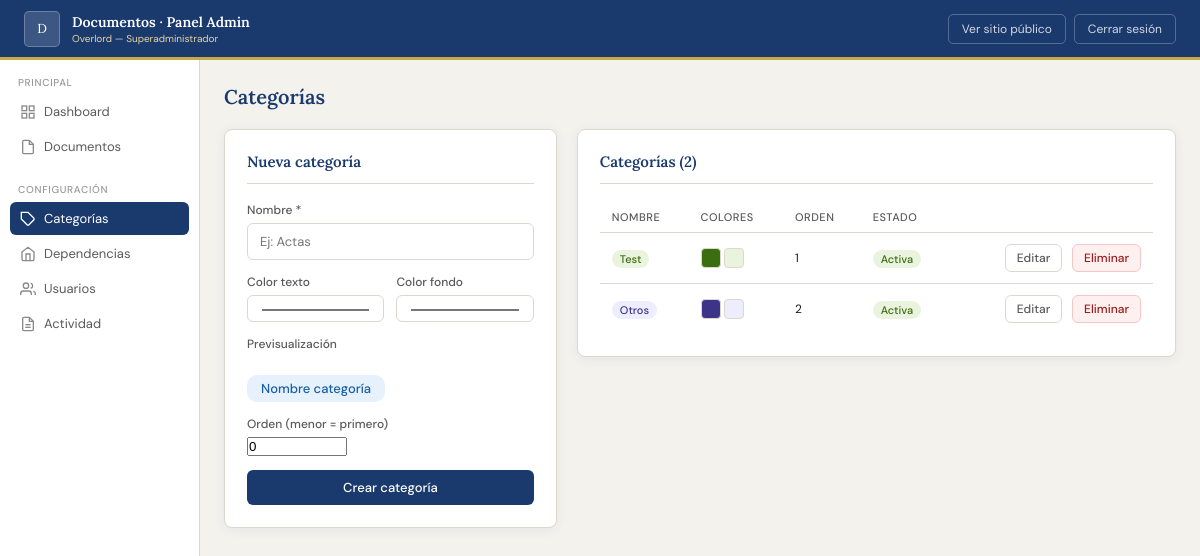
/public/admin/categorias.php (signed in), run on the app's committed database.
### tables this page shows
CREATE TABLE categorias (
  id       INT UNSIGNED AUTO_INCREMENT PRIMARY KEY,
  nombre   VARCHAR(100) NOT NULL UNIQUE,
  color_texto VARCHAR(7) NOT NULL DEFAULT '#185FA5',
  color_fondo VARCHAR(7) NOT NULL DEFAULT '#E6F1FB',
  activo   TINYINT(1)  NOT NULL DEFAULT 1,
  orden    SMALLINT    NOT NULL DEFAULT 0,
  creado_en TIMESTAMP  NOT NULL DEFAULT CURRENT_TIMESTAMP
);

### src/Auth.php (called while the page is built, shortened)
<?php
class Auth
{
    private static array $permisos = [
        'superadmin' => [
            'documentos.ver', 'documentos.subir', 'documentos.eliminar',
            'usuarios.ver',   'usuarios.crear',   'usuarios.editar', 'usuarios.eliminar',
            'categorias.ver', 'categorias.crear',  'categorias.editar', 'categorias.eliminar',
            'dependencias.ver','dependencias.crear','dependencias.editar','dependencias.eliminar',
            'log.ver',
        ],
        'editor' => [
            'documentos.ver', 'documentos.subir',
            'categorias.ver', 'dependencias.ver',
        ],
        'viewer' => [
            'documentos.ver',
            'categorias.ver', 'dependencias.ver',
        ],
    ];
    public static function check(): bool
    {
        return !empty($_SESSION['auth']['id']);
    }
    public static function can(string $permiso): bool
    {
        $rol = $_SESSION['auth']['rol'] ?? '';
        return in_array($permiso, self::$permisos[$rol] ?? [], true);
    }
}

### src/bootstrap.php (called while the page is built, shortened)
<?php
spl_autoload_register(function (string $class): void {
    $file = SRC_PATH . '/' . $class . '.php';
});
require_once SRC_PATH . '/Helpers.php';
require_once SRC_PATH . '/Models.php';

### src/Models.php (called while the page is built, shortened)
<?php
class Category
{
    public static function all(bool $soloActivas = false): array
    {
        $where = $soloActivas ? 'WHERE activo = 1' : '';
        return Database::all("SELECT * FROM categorias $where ORDER BY orden, nombre");
    }
}

### src/Database.php (called while the page is built, shortened)
<?php
class Database
{
    private static ?PDO $instance = null;
    public static function getInstance(): PDO
    {
        if (self::$instance === null) {
            $dsn = sprintf(
                'mysql:host=%s;dbname=%s;charset=%s',
                DB_HOST, DB_NAME, DB_CHARSET
            );
            try {
                self::$instance = new PDO($dsn, DB_USER, DB_PASS, [
                    PDO::ATTR_ERRMODE            => PDO::ERRMODE_EXCEPTION,
                    PDO::ATTR_DEFAULT_FETCH_MODE => PDO::FETCH_ASSOC,
                    PDO::ATTR_EMULATE_PREPARES   => false,
                    PDO::MYSQL_ATTR_FOUND_ROWS   => true,
                ]);
            } catch (PDOException $e) {
                $msg = APP_ENV === 'development'
                    ? $e->getMessage()
                    : 'Error de conexión a la base de datos.';
                http_response_code(500);
                die(self::errorHtml($msg));
            }
        }
        return self::$instance;
    }
    public static function query(string $sql, array $params = []): PDOStatement
    {
        $stmt = self::getInstance()->prepare($sql);
        $stmt->execute($params);
        return $stmt;
    }
    public static function all(string $sql, array $params = []): array
    {
        return self::query($sql, $params)->fetchAll();
    }
}

### src/Helpers.php (called while the page is built, shortened)
<?php
function e(string $s): string
{
    return htmlspecialchars($s, ENT_QUOTES, 'UTF-8');
}

### public/admin/categorias.php (the view, shortened to what this page needs)
<?php
require_once __DIR__ . '/../../src/bootstrap.php';
$categorias = Category::all();
include_once TPL_PATH . '/layout_admin_top.php';
?>
<div class="page-title">Categorías</div>
<div class="grid-2">
  <?php if (Auth::can('categorias.crear')): ?>
  <div class="card">
    <div class="card-title">Nueva categoría</div>
    <form method="post">
      <div class="form-group">
        <label>Nombre *</label>
        <input type="text" name="nombre" required placeholder="Ej: Actas">
      </div>
      <div class="form-row">
        <div class="form-group">
          <label>Color texto</label>
          <input type="color" name="color_texto" value="#185FA5" id="color_texto">
        </div>
        <div class="form-group">
          <label>Color fondo</label>
          <input type="color" name="color_fondo" value="#E6F1FB" id="color_fondo">
        </div>
      </div>
      <div class="form-group">
        <label>Previsualización</label><br>
        <span class="badge" id="cat-preview"
              style="color:#185FA5;background:#E6F1FB;font-size:13px;padding:5px 14px">
          Nombre categoría
        </span>
      </div>
      <div class="form-group">
        <label>Orden (menor = primero)</label>
        <input type="number" name="orden" value="0" style="max-width:100px">
      </div>
      <button type="submit" class="btn btn-primary btn-full">Crear categoría</button>
    </form>
  </div>
  <?php endif; ?>
  <div class="card">
    <div class="card-title">Categorías (<?= count($categorias) ?>)</div>
    <table class="tabla">
      <thead>
        <tr><th>Nombre</th><th>Colores</th><th>Orden</th><th>Estado</th><th></th></tr>
      </thead>
      <tbody>
      <?php foreach ($categorias as $c): ?>
        <tr>
          <td>
            <span class="badge"
                  style="color:<?= e($c['color_texto']) ?>;background:<?= e($c['color_fondo']) ?>">
              <?= e($c['nombre']) ?>
            </span>
          </td>
          <td>
            <span class="color-preview" style="background:<?= e($c['color_texto']) ?>"
                  title="Texto: <?= e($c['color_texto']) ?>"></span>
            <span class="color-preview" style="background:<?= e($c['color_fondo']) ?>"
                  title="Fondo: <?= e($c['color_fondo']) ?>"></span>
          </td>
          <td style="font-size:12px"><?= $c['orden'] ?></td>
          <td>
            <span class="badge" style="<?= $c['activo']
              ? 'background:#eaf3de;color:#3b6d11'
              : 'background:#f1efe8;color:#999' ?>">
              <?= $c['activo'] ? 'Activa' : 'Inactiva' ?>
            </span>
          </td>
          <td class="acciones">
            <?php if (Auth::can('categorias.editar')): ?>
              <button class="btn btn-sm btn-outline"
                      onclick="editarCategoria(<?= htmlspecialchars(json_encode($c), ENT_QUOTES) ?>)">
                Editar
              </button>
            <?php endif; ?>
            <?php if (Auth::can('categorias.eliminar')): ?>
              <form method="post" style="display:inline">
                <button type="submit" class="btn btn-sm btn-danger"
                        data-confirm="¿Eliminar «<?= e($c['nombre']) ?>»?">
                  Eliminar
                </button>
              </form>
            <?php endif; ?>
          </td>
        </tr>
      <?php endforeach; ?>
      </tbody>
    </table>
  </div>
</div>
<?php include_once TPL_PATH . '/layout_admin_bottom.php'; ?>

### public/assets/css/admin.css (style rules this page uses)
:root { --azul: #1a3a6e; --azul-2: #2a5298; --oro: #c9a84c; --oro-cl: #e8d5a3; --bg: #f4f2ed; --bg-card: #ffffff; --texto: #1c1c1c; --texto-2: #5a5a5a; --texto-3: #999; --borde: #ddd8cc; --verde: #3b6d11; --rojo: #9b1c1c; --rojo-bg: #fff0f0; --rojo-b: #f5c6c6; --radius: 8px; --shadow: 0 2px 12px rgba(26,58,110,.07); }
*, *::before, *::after { box-sizing: border-box; margin: 0; padding: 0; }
body { font-family: 'DM Sans', sans-serif; background: var(--bg); color: var(--texto); font-size: 14px; min-height: 100vh; }
.page-title { font-family: 'Lora', serif; font-size: 20px; font-weight: 600; color: var(--azul); margin-bottom: 20px; }
.card { background: var(--bg-card); border: 1px solid var(--borde); border-radius: var(--radius); padding: 22px; box-shadow: var(--shadow); margin-bottom: 20px; }
.card-title { font-family: 'Lora', serif; font-size: 15px; font-weight: 600; color: var(--azul); margin-bottom: 18px; padding-bottom: 12px; border-bottom: 1px solid var(--borde); display: flex; align-items: center; justify-content: space-between; }
.grid-2 { display: grid; grid-template-columns: 1fr 1.8fr; gap: 20px; align-items: start; }
.form-group { margin-bottom: 14px; }
label, .label { display: block; font-size: 12px; font-weight: 500; color: var(--texto-2); margin-bottom: 5px; }
input[type=text], input[type=email], input[type=password], input[type=date], input[type=color], select, textarea { width: 100%; padding: 9px 12px; border: 1px solid var(--borde); border-radius: 6px; font-size: 13px; font-family: inherit; color: var(--texto); background: #fff; outline: none; transition: border-color .15s; }
.form-row { display: grid; grid-template-columns: 1fr 1fr; gap: 12px; }
.btn { display: inline-flex; align-items: center; gap: 6px; padding: 9px 18px; border-radius: 6px; font-size: 13px; font-weight: 500; font-family: inherit; cursor: pointer; border: none; text-decoration: none; transition: all .15s; white-space: nowrap; }
.btn-primary { background: var(--azul); color: #fff; }
.btn-full { width: 100%; justify-content: center; }
.btn-sm { padding: 5px 11px; font-size: 12px; }
.btn-outline { background: transparent; color: var(--texto-2); border: 1px solid var(--borde); }
.btn-danger { background: var(--rojo-bg); color: var(--rojo); border: 1px solid var(--rojo-b); }
.tabla { width: 100%; border-collapse: collapse; }
.tabla thead th { font-size: 11px; font-weight: 500; text-transform: uppercase; letter-spacing: .5px; color: var(--texto-2); padding: 8px 12px; border-bottom: 1px solid var(--borde); text-align: left; }
.tabla tbody tr { border-bottom: 1px solid var(--borde); transition: background .1s; }
.tabla tbody tr:last-child { border-bottom: none; }
.tabla td { padding: 11px 12px; vertical-align: middle; }
.tabla .acciones { text-align: right; white-space: nowrap; }
.tabla .acciones a, .tabla .acciones button { margin-left: 6px; }
.badge { display: inline-block; padding: 2px 8px; border-radius: 10px; font-size: 11px; font-weight: 500; }
.color-preview { display: inline-block; width: 20px; height: 20px; border-radius: 4px; border: 1px solid var(--borde); vertical-align: middle; }

### data on the page
categorias: nombre "Test", orden "1", activo "Activa"
categorias: nombre "Otros", orden "2", activo "Activa"

### other printed values
substr(PROYECT_NAME_SUB, 0, 1) "D"
PROYECT_NAME_SUB "Documentos"
Auth::nombre() "Overlord"
labelRol(Auth::rol()) "Superadministrador"
count($categorias) "2"
